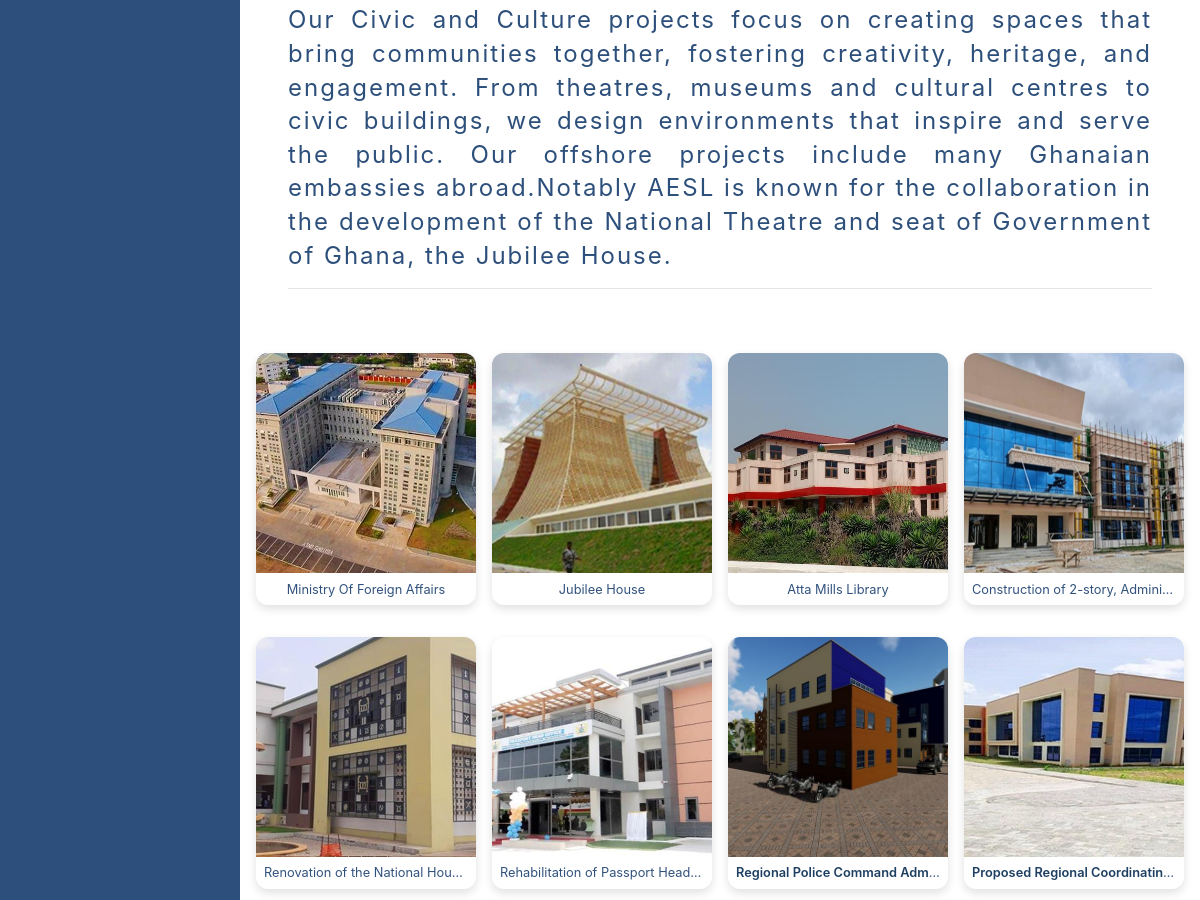
Before: /projects/civic-culture/ (middle part) with the older database file.
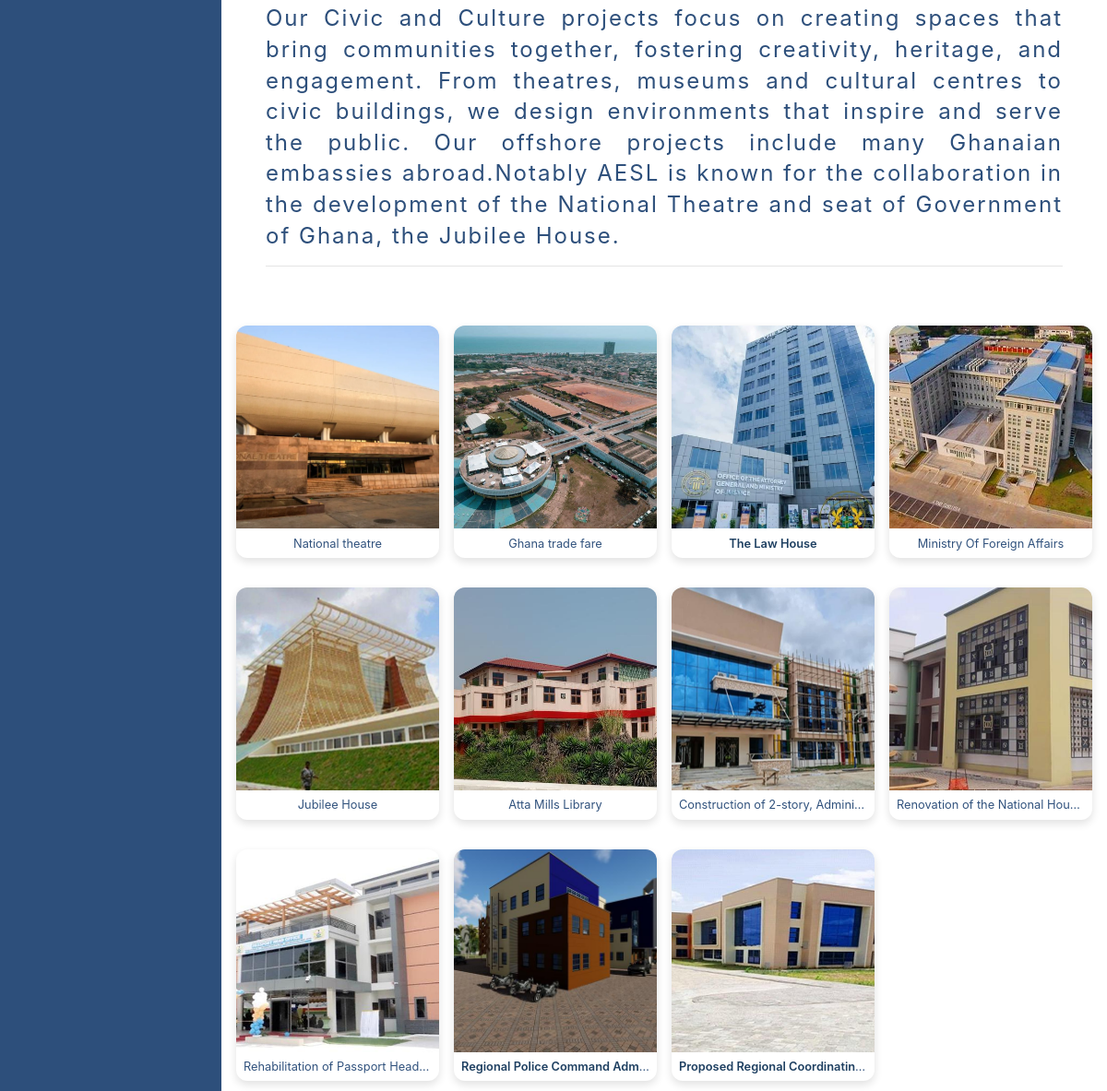
After: the same page with the newer database file.
### frontend/models.py (models this page shows, shortened)
class ProjectGalleryImage(models.Model):
    image = models.ImageField(
        upload_to="projects-gallery/",
        verbose_name="Gallery Image",
        help_text="Upload the main image for the gallery",
        max_length=350,
    )
    related_project = models.ForeignKey(
        Project,
        on_delete=models.SET_NULL,  # or CASCADE — your choice
        null=True,
        blank=True,
        related_name="featured_gallery_images",
        verbose_name="Linked Project (optional)",
        help_text="If this image belongs to one of your projects, link it here. Clicking the image will go to that project page.",
    )
    category = models.CharField(
        max_length=100,
        verbose_name="Category",
        help_text="e.g. Education, Sport and Leisure, Culture, etc.",
        blank=True,
        db_index=True,  # helps with filtering/sorting by category
    )
    alt_text = models.CharField(
        max_length=500,
        verbose_name="Image Alt Text",
        help_text="Descriptive text for accessibility and SEO (screen readers)",
        blank=True,
    )
    uploaded_at = models.DateTimeField(auto_now_add=True, verbose_name="Upload Date")
    is_active = models.BooleanField(
        default=True,
        verbose_name="Visible",
        help_text="Uncheck to hide this image without deleting it",
    )
    class Meta:
        verbose_name = "Project Gallery Image"
        verbose_name_plural = "Project Gallery Images"
        ordering = ["-uploaded_at"]  # newest first
        indexes = [
            models.Index(fields=["category"]),
        ]

class ImageOptimizeMixin:
    IMAGE_MAX_SIZE = (1200, 1200)
    IMAGE_QUALITY = 85

class Project(models.Model, ImageOptimizeMixin):
    title = models.CharField(max_length=200)
    client = models.CharField(max_length=200)
    location = models.CharField(max_length=300, default="Accra")
    picture = models.ImageField(
        upload_to="projects/main_pictures/", blank=True, null=True, max_length=200
    )
    little_text_details = models.TextField()
    project_coordinator = models.CharField(max_length=150)
    project_leaders = models.ManyToManyField(ProjectLeader, related_name="projects")
    other_team_members = models.ManyToManyField(
        ProjectTeamMember, related_name="projects", blank=True
    )
    total_floor_area = models.CharField(max_length=100)
    start_date = models.DateField()
    completed_date = models.DateField(blank=True, null=True)
    job_sheets = models.CharField(max_length=300, blank=True)
    certificate = models.CharField(max_length=300, blank=True)
    category = models.ForeignKey(
        ProjectCategory, on_delete=models.SET_NULL, null=True, related_name="projects"
    )
    created_at = models.DateTimeField(auto_now_add=True)
    slug = models.SlugField(
        max_length=250,
        blank=True,
        help_text="Auto-generated from title for clean URLs",
    )
    def get_absolute_url(self):
        return reverse("project_detail", kwargs={"slug": self.slug})

### frontend/views.py (the view)
# urls.py: path("projects/civic-culture/", CivicCultureView.as_view(), name="civic_culture"),
class CivicCultureView(View):
    def get(self, request):
        civic_culture_images = ProjectGalleryImage.objects.filter(
            category__iexact="civic",
            is_active=True,  # optional but recommended
        ).order_by("-uploaded_at")  # newest first, or change ordering as you like
        context = {
            "title": "Civic and Culture",
            "civic_culture_images": civic_culture_images,
        }
        return render(request, "frontend/civic_culture.html", context)

### templates/frontend/civic_culture.html (shortened to what this page needs)
{% extends 'base.html' %} {% load static %} {% block content %}
<section class="projects__text">
    <p>
        Our Civic and Culture projects focus on creating spaces that bring
        communities together, fostering creativity, heritage, and engagement.
        From theatres, museums and cultural centres to civic buildings, we
        design environments that inspire and serve the public. Our offshore
        projects include many Ghanaian embassies abroad.Notably AESL is known
        for the collaboration in the development of the National Theatre and
        seat of Government of Ghana, the Jubilee House.
    </p>
    <hr />
</section>
<section class="civic__culture-gallery">
    {% if civic_culture_images %}
        {% for image in civic_culture_images %}
            <figure class="culture-card">
                {% if image.related_project and image.related_project.slug %}
                    <a href="{{ image.related_project.get_absolute_url }}" class="gallery-link">
                        <img
                            src="{{ image.image.url }}"
                            alt="{{ image.alt_text|default:image.related_project.title|add:' project image' }}"
                            loading="lazy"
                        />
                    </a>
                {% else %}
                    <img
                        src="{{ image.image.url }}"
                        alt="{{ image.alt_text|default:'industrial infrastructure related project image' }}"
                        loading="lazy"
                    />
                {% endif %}
                <figcaption>
                    {% if image.related_project and image.related_project.slug %}
                        <a href="{{ image.related_project.get_absolute_url }}" class="project-title-link">
                            {{ image.related_project.title }}
                        </a>
                    {% else %}
                        {{ image.alt_text|default:image.category|capfirst }}
                    {% endif %}
                </figcaption>
            </figure>
        {% endfor %}
    {% else %}
        <div class="no-content">
            <p>No images available in the industrial infrastructure category at the moment.</p>
            <p>Check back later or explore other categories.</p>
        </div>
    {% endif %}
</section>
{% endblock content %}

Changed rows visible on the page:
added ProjectGalleryImage: image (picture), alt_text "National theatre"
added ProjectGalleryImage: image (picture), alt_text "Ghana trade fare"
added ProjectGalleryImage: image (picture), related_project "The Law House"
